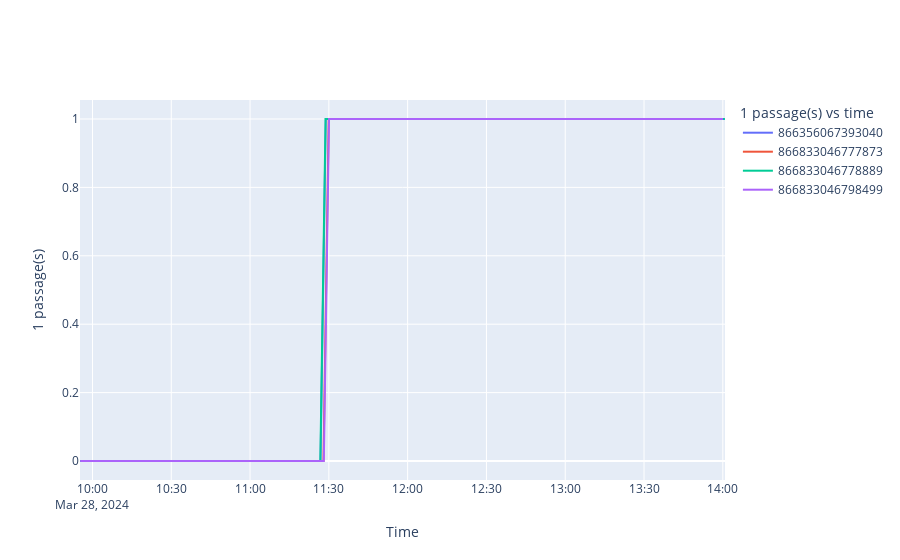

Here is the notebook cell this chart was saved with:
### Code cell
graphe_capteurs(indicateur="1 passage(s)",df=df_capteur_entreprise)
